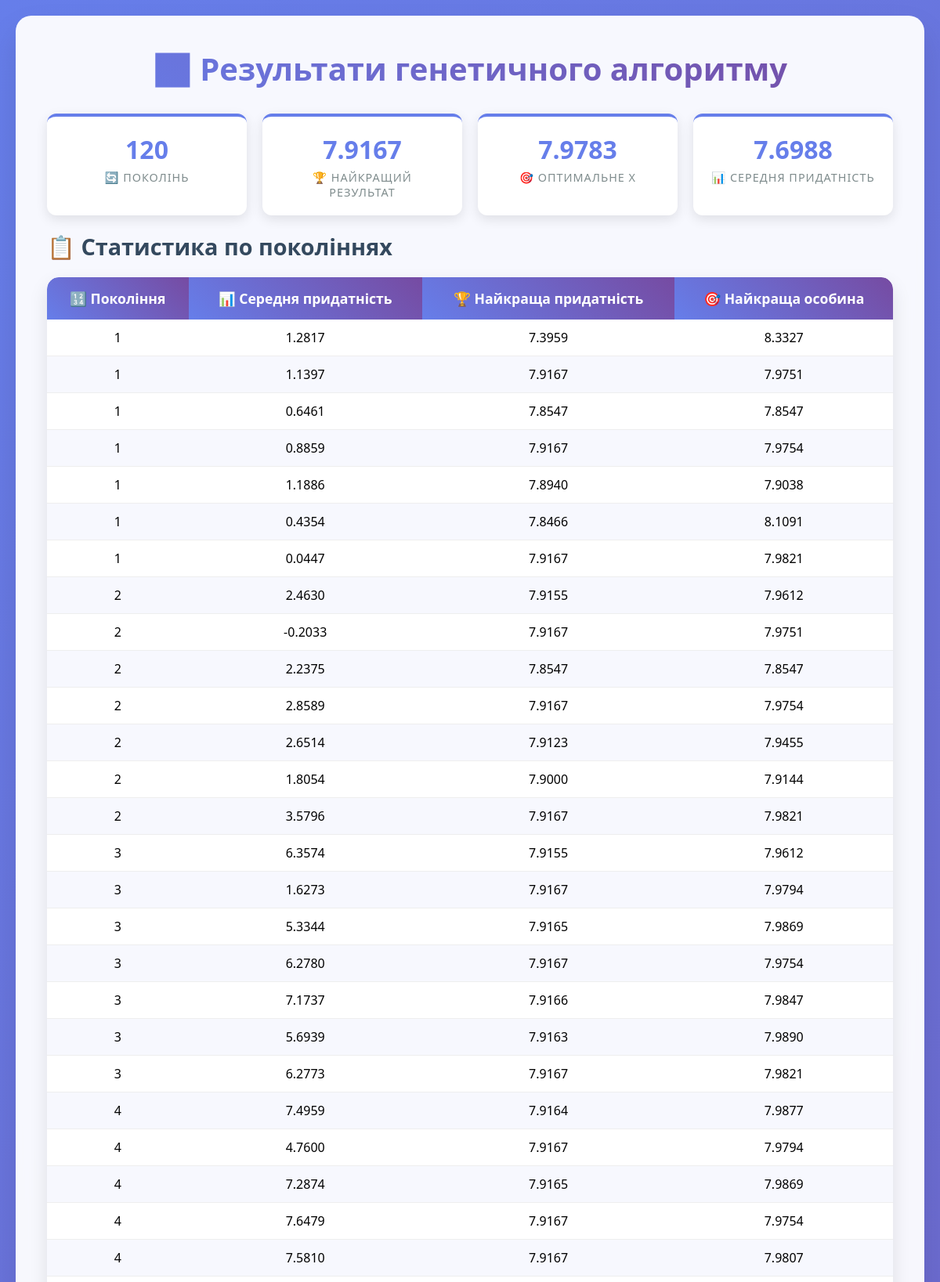
The app's page /results (upper part) with its own data.
### tables this page shows
CREATE TABLE runs (
            id INTEGER PRIMARY KEY AUTOINCREMENT,
            generation INTEGER NOT NULL,
            avg_fitness REAL NOT NULL,
            best_fitness REAL NOT NULL,
            best_individual REAL NOT NULL
        );

### ga_app.py (the view)
@app.get("/results", response_class=HTMLResponse)
async def results(request: Request):
    try:
        runs = db_utils.get_all_runs('ga.db')
    except Exception:
        runs = []
    return templates.TemplateResponse(
        "results.html", {"request": request, "runs": runs}
    )

### templates/results.html (shortened to what this page needs)
<!DOCTYPE html>
<html lang="uk">
<head>
</head>
<body>
    <div class="container">
        <h1>📈 Результати генетичного алгоритму</h1>
        {% if runs %}
            <div class="stats-grid">
                <div class="stat-card">
                    <div class="stat-number">{{ runs|length }}</div>
                    <div class="stat-label">🔄 Поколінь</div>
                </div>
                <div class="stat-card">
                    <div class="stat-number">{{ "%.4f"|format(runs[-1][2]) }}</div>
                    <div class="stat-label">🏆 Найкращий результат</div>
                </div>
                <div class="stat-card">
                    <div class="stat-number">{{ "%.4f"|format(runs[-1][3]) }}</div>
                    <div class="stat-label">🎯 Оптимальне x</div>
                </div>
                <div class="stat-card">
                    <div class="stat-number">{{ "%.4f"|format(runs[-1][1]) }}</div>
                    <div class="stat-label">📊 Середня придатність</div>
                </div>
            </div>
            <h2>📋 Статистика по поколіннях</h2>
            <div class="table-container">
                <table>
                    <thead>
                        <tr>
                            <th>🔢 Покоління</th>
                            <th>📊 Середня придатність</th>
                            <th>🏆 Найкраща придатність</th>
                            <th>🎯 Найкраща особина</th>
                        </tr>
                    </thead>
                    <tbody>
                        {% for run in runs %}
                        <tr>
                            <td>{{ run[0] }}</td>
                            <td>{{ "%.4f"|format(run[1]) }}</td>
                            <td>{{ "%.4f"|format(run[2]) }}</td>
                            <td>{{ "%.4f"|format(run[3]) }}</td>
                        </tr>
                        {% endfor %}
                    </tbody>
                </table>
            </div>
        {% else %}
            <div class="no-data">
                <p>🔍 Немає даних для відображення</p>
                <p>Спочатку запустіть генетичний алгоритм</p>
            </div>
        {% endif %}
    </div>
</body>
</html>

### templates/results.html (style rules this page uses)
* { margin: 0; padding: 0; box-sizing: border-box; }
body { font-family: 'Segoe UI', Tahoma, Geneva, Verdana, sans-serif; background: linear-gradient(135deg, #667eea 0%, #764ba2 100%); min-height: 100vh; padding: 20px; }
.container { max-width: 1200px; margin: 0 auto; background: rgba(255, 255, 255, 0.95); backdrop-filter: blur(10px); border-radius: 20px; padding: 40px; box-shadow: 0 20px 40px rgba(0, 0, 0, 0.1); }
h1 { color: #2c3e50; text-align: center; margin-bottom: 30px; font-size: 2.5em; background: linear-gradient(45deg, #667eea, #764ba2); -webkit-background-clip: text; -webkit-text-fill-color: transparent; background-clip: text; }
h2 { color: #34495e; margin-bottom: 20px; font-size: 1.8em; }
.table-container { overflow-x: auto; border-radius: 15px; box-shadow: 0 10px 25px rgba(0, 0, 0, 0.1); margin-bottom: 30px; }
table { width: 100%; border-collapse: collapse; background: white; }
th { background: linear-gradient(45deg, #667eea, #764ba2); color: white; padding: 15px; text-align: center; font-weight: 600; font-size: 1.1em; }
th:first-child { border-top-left-radius: 15px; }
th:last-child { border-top-right-radius: 15px; }
td { padding: 12px 15px; text-align: center; border-bottom: 1px solid #eee; font-size: 1em; }
tr:nth-child(even) { background: rgba(102, 126, 234, 0.05); }
.stats-grid { display: grid; grid-template-columns: repeat(auto-fit, minmax(250px, 1fr)); gap: 20px; margin: 20px 0; }
.stat-card { background: white; padding: 20px; border-radius: 12px; box-shadow: 0 5px 15px rgba(0, 0, 0, 0.1); text-align: center; border-top: 4px solid #667eea; }
.stat-number { font-size: 2em; font-weight: bold; color: #667eea; margin-bottom: 5px; }
.stat-label { color: #7f8c8d; font-size: 0.9em; text-transform: uppercase; letter-spacing: 1px; }

### records on screen
runs: best_fitness "7.9167", best_individual "7.9783", avg_fitness "7.6988"
runs: generation "1", avg_fitness "1.2817", best_fitness "7.3959", best_individual "8.3327"
runs: generation "1", avg_fitness "1.1397", best_fitness "7.9167", best_individual "7.9751"
runs: generation "1", avg_fitness "0.6461", best_fitness "7.8547", best_individual "7.8547"
runs: generation "1", avg_fitness "0.8859", best_fitness "7.9167", best_individual "7.9754"
runs: generation "1", avg_fitness "1.1886", best_fitness "7.8940", best_individual "7.9038"
runs: generation "1", avg_fitness "0.4354", best_fitness "7.8466", best_individual "8.1091"
runs: generation "1", avg_fitness "0.0447", best_fitness "7.9167", best_individual "7.9821"
runs: generation "2", avg_fitness "2.4630", best_fitness "7.9155", best_individual "7.9612"
runs: generation "2", avg_fitness "-0.2033", best_fitness "7.9167", best_individual "7.9751"
runs: generation "2", avg_fitness "2.2375", best_fitness "7.8547", best_individual "7.8547"
runs: generation "2", avg_fitness "2.8589", best_fitness "7.9167", best_individual "7.9754"
runs: generation "2", avg_fitness "2.6514", best_fitness "7.9123", best_individual "7.9455"
runs: generation "2", avg_fitness "1.8054", best_fitness "7.9000", best_individual "7.9144"
runs: generation "2", avg_fitness "3.5796", best_fitness "7.9167", best_individual "7.9821"
runs: generation "3", avg_fitness "6.3574", best_fitness "7.9155", best_individual "7.9612"
runs: generation "3", avg_fitness "1.6273", best_fitness "7.9167", best_individual "7.9794"
runs: generation "3", avg_fitness "5.3344", best_fitness "7.9165", best_individual "7.9869"
runs: generation "3", avg_fitness "6.2780", best_fitness "7.9167", best_individual "7.9754"
runs: generation "3", avg_fitness "7.1737", best_fitness "7.9166", best_individual "7.9847"
runs: generation "3", avg_fitness "5.6939", best_fitness "7.9163", best_individual "7.9890"
runs: generation "3", avg_fitness "6.2773", best_fitness "7.9167", best_individual "7.9821"
runs: generation "4", avg_fitness "7.4959", best_fitness "7.9164", best_individual "7.9877"
runs: generation "4", avg_fitness "4.7600", best_fitness "7.9167", best_individual "7.9794"
runs: generation "4", avg_fitness "7.2874", best_fitness "7.9165", best_individual "7.9869"
runs: generation "4", avg_fitness "7.6479", best_fitness "7.9167", best_individual "7.9754"
runs: generation "4", avg_fitness "7.5810", best_fitness "7.9167", best_individual "7.9807"

### other values on screen
{{ runs|length }} "120"
